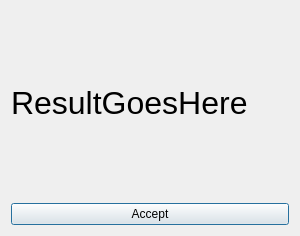
<?xml version="1.0" encoding="UTF-8"?>
<ui version="4.0">
 <class>ResultsDialog</class>
 <widget class="QDialog" name="ResultsDialog">
  <property name="geometry">
   <rect>
    <x>0</x>
    <y>0</y>
    <width>300</width>
    <height>236</height>
   </rect>
  </property>
  <property name="windowTitle">
   <string>Dialog</string>
  </property>
  <layout class="QVBoxLayout" name="verticalLayout">
   <item>
    <layout class="QGridLayout" name="resultLayout">
     <item row="0" column="0">
      <widget class="QLabel" name="resultsLabel">
       <property name="text">
        <string>&lt;html&gt;&lt;head/&gt;&lt;body&gt;&lt;p&gt;&lt;span style=&quot; font-size:24pt;&quot;&gt;ResultGoesHere&lt;/span&gt;&lt;/p&gt;&lt;/body&gt;&lt;/html&gt;</string>
       </property>
      </widget>
     </item>
    </layout>
   </item>
   <item>
    <widget class="QPushButton" name="acceptButton">
     <property name="text">
      <string>Accept</string>
     </property>
    </widget>
   </item>
  </layout>
 </widget>
 <resources/>
 <connections/>
</ui>
